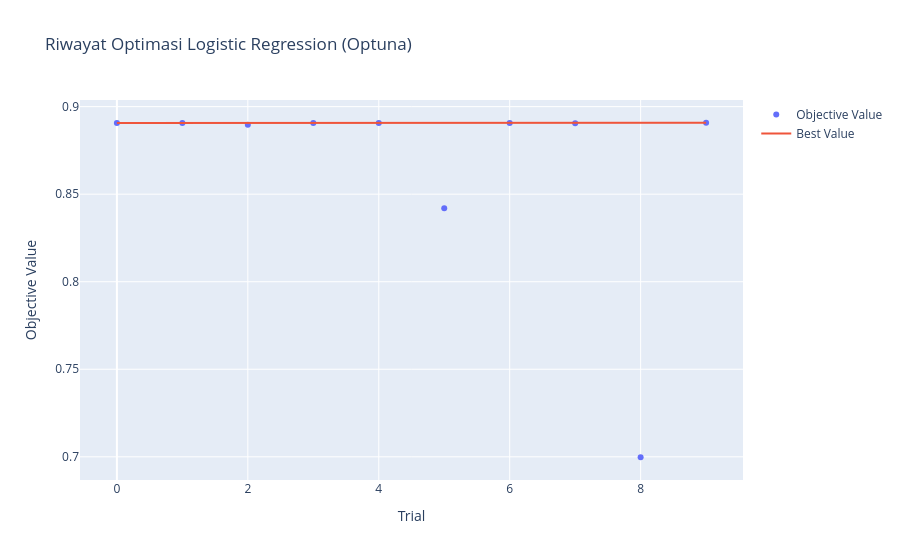
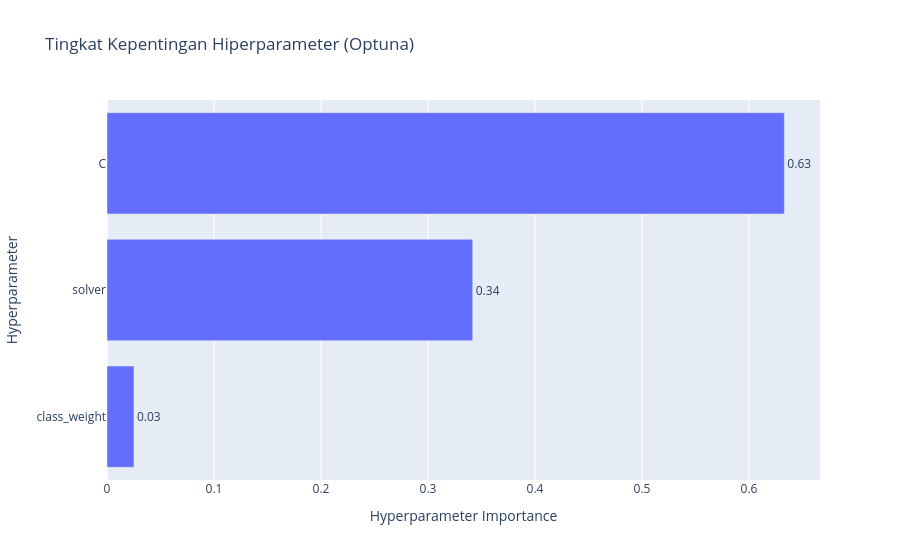

Here is the notebook cell these charts were saved with, in order:
### Markdown cell above
#### VISUALISASI OPTUNA

### Code cell
import optuna.visualization as vis


# Visualisasi Riwayat Optimasi (Optimization History)
# Menampilkan grafik perjalanan bagaimana Optuna menemukan nilai akurasi tertinggi dari trial ke trial
fig_history = vis.plot_optimization_history(study)
fig_history.update_layout(title="Riwayat Optimasi Logistic Regression (Optuna)")
fig_history.show()

# 2. Visualisasi Tingkat Kepentingan Parameter (Hyperparameter Importances)
# Menampilkan grafik parameter mana (antara C atau Solver) yang paling dominan memengaruhi akurasi model
fig_importance = vis.plot_param_importances(study)
fig_importance.update_layout(title="Tingkat Kepentingan Hiperparameter (Optuna)")
fig_importance.show()

### Figure 1 — Plotly figure (JSON) as saved in the notebook; plotly's stock layout.template omitted (floating-point values rounded to 4 significant figures)
{"data": [{"mode": "markers", "name": "Objective Value", "type": "scatter", "x": [0, 1, 2, 3, 4, 5, 6, 7, 8, 9], "y": [0.8907, 0.8907, 0.8896, 0.8907, 0.8907, 0.8419, 0.8906, 0.8905, 0.6997, 0.8908]}, {"mode": "lines", "name": "Best Value", "type": "scatter", "x": [0, 1, 2, 3, 4, 5, 6, 7, 8, 9], "y": [0.8907, 0.8907, 0.8907, 0.8907, 0.8907, 0.8907, 0.8907, 0.8907, 0.8907, 0.8908]}, {"marker": {"color": "#cccccc"}, "mode": "markers", "name": "Infeasible Trial", "showlegend": false, "type": "scatter", "x": [], "y": []}], "layout": {"title": {"text": "Riwayat Optimasi Logistic Regression (Optuna)"}, "xaxis": {"title": {"text": "Trial"}}, "yaxis": {"title": {"text": "Objective Value"}}}}

### Figure 2 — Plotly figure (JSON) as saved in the notebook; plotly's stock layout.template omitted (floating-point values rounded to 4 significant figures)
{"data": [{"cliponaxis": false, "hovertemplate": ["class_weight (CategoricalDistribution): 0.0251840003393045<extra></extra>", "solver (CategoricalDistribution): 0.34178027148005996<extra></extra>", "C (FloatDistribution): 0.6330357281806355<extra></extra>"], "name": "Objective Value", "orientation": "h", "text": ["0.03", "0.34", "0.63"], "textposition": "outside", "type": "bar", "x": [0.02518, 0.3418, 0.633], "y": ["class_weight", "solver", "C"]}], "layout": {"title": {"text": "Tingkat Kepentingan Hiperparameter (Optuna)"}, "xaxis": {"title": {"text": "Hyperparameter Importance"}}, "yaxis": {"title": {"text": "Hyperparameter"}}}}
